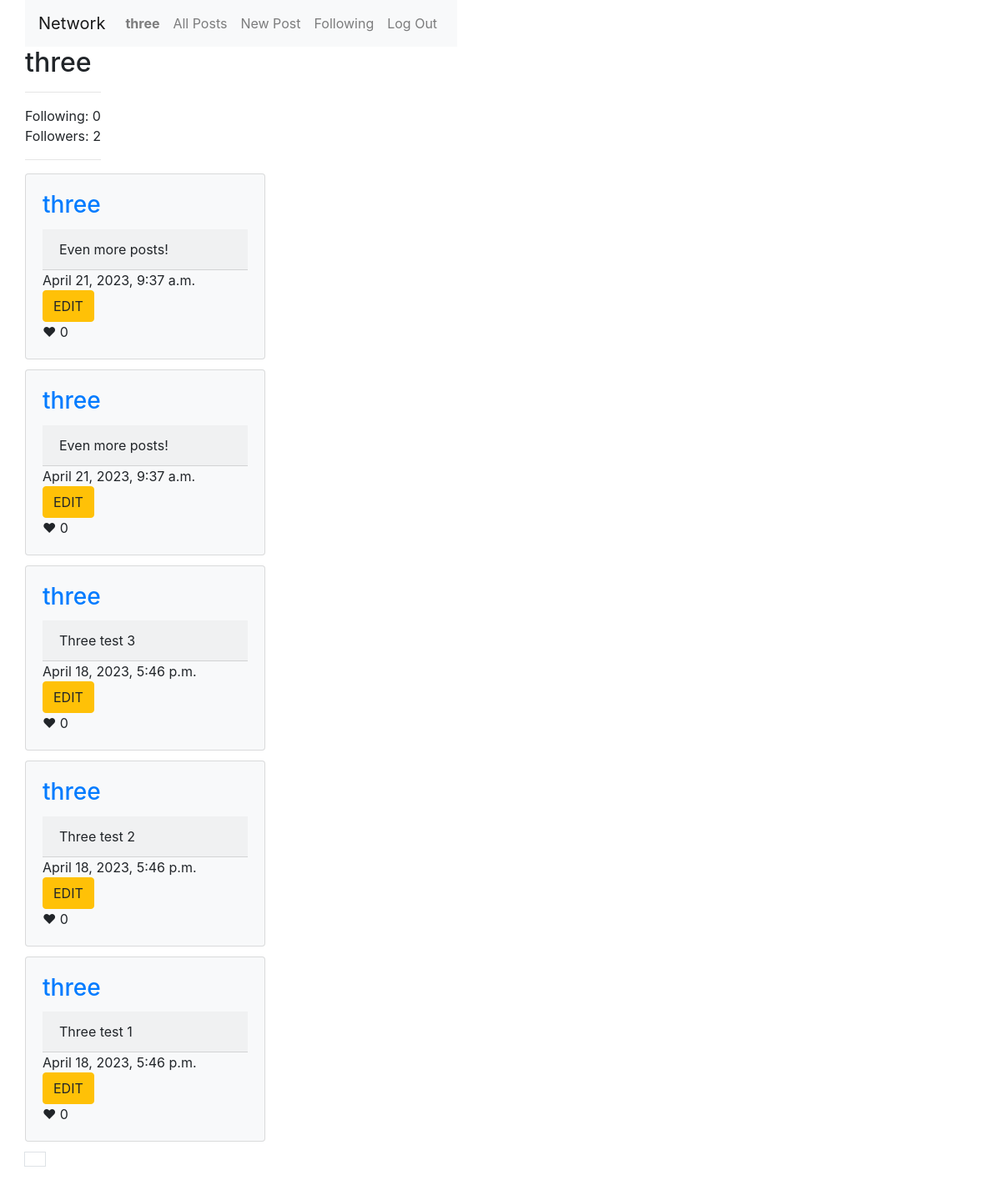
The page /user/three (signed in) on the database its author committed.
### network/models.py (models this page shows, shortened)
class User(AbstractUser):
    followers = models.ManyToManyField('self', symmetrical=False, blank=True)
    def followers_count(self):
        return self.followers.count()
    def follows_count(self):
        return User.objects.filter(followers=self).count()
    def __str__(self):
        return f"{self.username}"

class Posts(models.Model):
    user = models.ForeignKey(User, on_delete=models.CASCADE)
    content = models.CharField(max_length=280)
    datetime = models.DateTimeField(auto_now_add=True)
    likes = models.ManyToManyField(User, symmetrical=False, blank=True, related_name="likes")
    class Meta:
        ordering = ['-datetime']

### network/views.py (the view)
# urls.py: path("user/<profile>", views.user, name="user"),
@login_required
def user(request, profile):
    user_profile = User.objects.get(username=profile)
    user_posts = Posts.objects.filter(user=user_profile)
    user_posts = Paginator(user_posts, 10)
    page = 1
    if request.GET.get("page") != None:
        page = request.GET.get("page")
    follow_btn = ""
    if user_profile != request.user:
        if request.user in user_profile.followers.all():
            follow_btn = "UNFOLLOW"
        else:
            follow_btn = "FOLLOW"
    follow_count = user_profile.follows_count()
    follower_count = user_profile.followers_count()
    return render(request, "network/user.html", {
        "user_posts": user_posts.page(page),
        "profile_name": profile,
        "follow_btn": follow_btn,
        "follow_count": follow_count,
        "follower_count": follower_count,
    })

### network/templates/network/user.html (shortened to what this page needs)
{% extends "network/layout.html" %}
{% block body %}
<div class="container">
    <div class="row align-items-center">
    <div>
        <h2 id="user_name">{{ profile_name }}</h2>
        <hr>
        <div>Following: {{ follow_count }}</div>
        <div id="follow-count">Followers: {{ follower_count }}</div>
        <hr>
    </div>
</div>
</div>
    <div class="container">
        <div class="row align-items-center">
    {% for post in user_posts %}
        <div class="card-columns">
            <div class="card bg-light" style="width: 18rem;">
                <div class="card-body">
                    <h3 class="card-title"><a href="{% url 'user' post.user.username %}">{{post.user}}</a></h3>
                    <div class="card-header"  id="content{{post.pk}}">{{post.content}}</div>
                    <div>{{post.datetime}}</div>
                    {% if request.user == post.user %}
                        <button id="edit{{post.pk}}" onclick=editPost(this.id) class="btn btn-warning">EDIT</button>
                    {% endif %}
                    {% if not post.user == user %}
                        <div onclick=likePost(this.id) id="like{{post.pk}}">
                            ❤
                            {% if post.LikeCount > 0 %}
                            {{post.LikeCount}}
                            {% else %}
                                0
                            {% endif %}
                        </div>
                    {% else %}
                        <div>
                            ❤
                            {% if post.likecount %}
                            {{post.likecount}}
                            {% else %}
                                0
                            {% endif %}
                        </div>
                    {% endif %}
                </div>
            </div>
        </div>
    {% endfor %}
</div>
</div>
    <div class="container">
        <div class="row align-items-center">
    <div>
        <nav aria-label="Page navigation">
            <ul class="pagination">
                <li><a class="page-link" href="">{{user_posts.page_number}}</a></li>
            </ul>
        </nav>
    </div>
</div>
</div>
{% endblock %}

### network/templates/network/layout.html (shortened to what this page needs)
{% load static %}
<!DOCTYPE html>
<html lang="en">
    <head>
        <link rel="stylesheet" href="https://stackpath.bootstrapcdn.com/bootstrap/4.4.1/css/bootstrap.min.css">
        <link href="{% static 'network/styles.css' %}" rel="stylesheet">
    </head>
    <body>
        <div class="container">
            <div class="row align-items-center">
                <nav class="navbar navbar-expand-lg navbar-light bg-light">
                    <a class="navbar-brand" href="#">Network</a>
                    <div>
                        <ul class="navbar-nav mr-auto">
                            {% if user.is_authenticated %}
                                <li class="nav-item">
                                    <a class="nav-link" href="{% url 'user' request.user.username %}"><strong>{{ user.username }}</strong></a>
                                </li>
                            {% endif %}
                            <li class="nav-item">
                            <a class="nav-link" href="{% url 'index' %}">All Posts</a>
                            </li>
                            {% if user.is_authenticated %}
                                <li class="nav-item">
                                    <a class="nav-link" href="{% url 'newpost' %}"> New Post</a>
                                </li>
                                <li class="nav-item">
                                    <a class="nav-link" href="{% url 'followed_posts' %}">Following</a>
                                </li>
                                <li class="nav-item">
                                    <a class="nav-link" href="{% url 'logout' %}">Log Out</a>
                                </li>
                            {% endif %}
                        </ul>
                    </div>
                </nav>
            </div>
        </div>
        <div class="body">
            {% block body %}
            {% endblock %}
        </div>
    </body>
</html>

### rows shown on the page
User: username "three"
Posts: user "three", content "Even more posts!", datetime "April 21, 2023, 9:37 a.m."
Posts: user "three", content "Even more posts!", datetime "April 21, 2023, 9:37 a.m."
Posts: user "three", content "Three test 3", datetime "April 18, 2023, 5:46 p.m."
Posts: user "three", content "Three test 2", datetime "April 18, 2023, 5:46 p.m."
Posts: user "three", content "Three test 1", datetime "April 18, 2023, 5:46 p.m."

### other values the page prints
{{ follow_count }} "0"
{{ follower_count }} "2"
